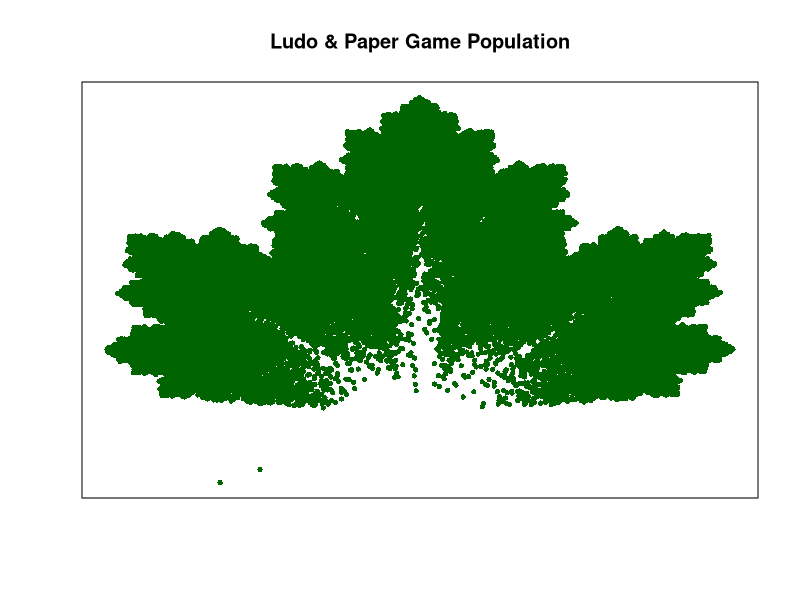

Generate this figure with R:
## ---- chunk 1
play=function(n)
{
  X.old=0
  Y.old=0
  
  X.all=NULL
  Y.all=NULL
  
  for(i in 1:n)
  {
    sam=sample(1:4,1,replace=T)
    
    if(sam==1) 
    {
      X.new=0.8*X.old+0.1
      Y.new=0.8*Y.old+0.04
    }    
    else if(sam==2)
    {
      X.new=0.5*X.old+0.25
      Y.new=0.5*Y.old+0.4
    }
    
    else if(sam==3)
    {
      X.new=0.355*X.old-0.355*Y.old+0.266
      Y.new=0.355*X.old+0.355*Y.old+0.078
    }
    
    else
    {
      X.new=0.355*X.old+0.355*Y.old+0.378
      Y.new=-0.355*X.old+0.355*Y.old+0.434
    }
    
    X.all[i]=X.new
    Y.all[i]=Y.new
    X.old=X.new
    Y.old=Y.new
  }
  
  plot(X.all,Y.all,
              pch=16,
              col="darkgreen",
              cex=.7,
              axes=F,
              xlab="",
              ylab="",
       main="Ludo & Paper Game Population")
  box()
}

Ans=play(100000) #--- Playing this game 10000 times
